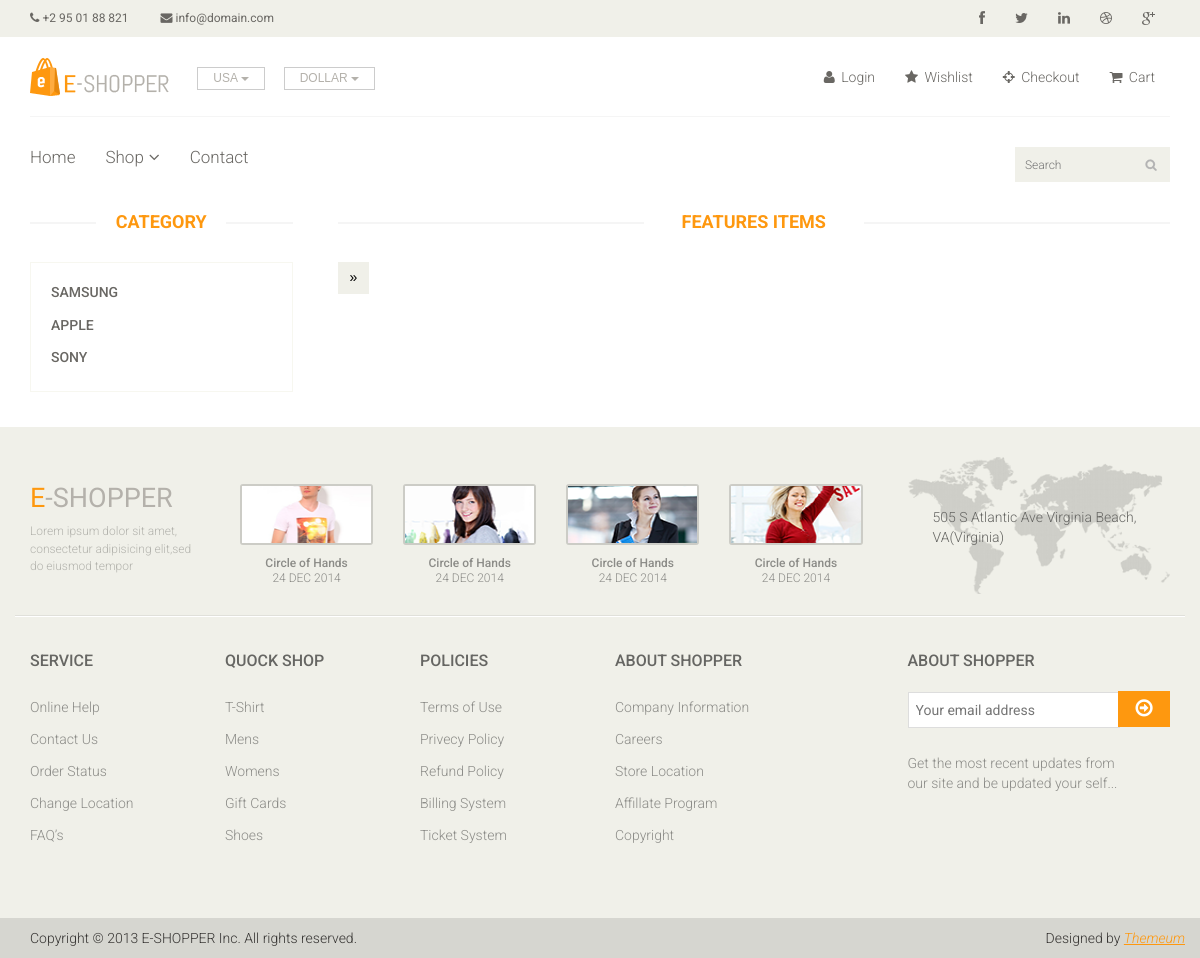
Before: /shop.php?cat=Apple&i=1 with the older database file.
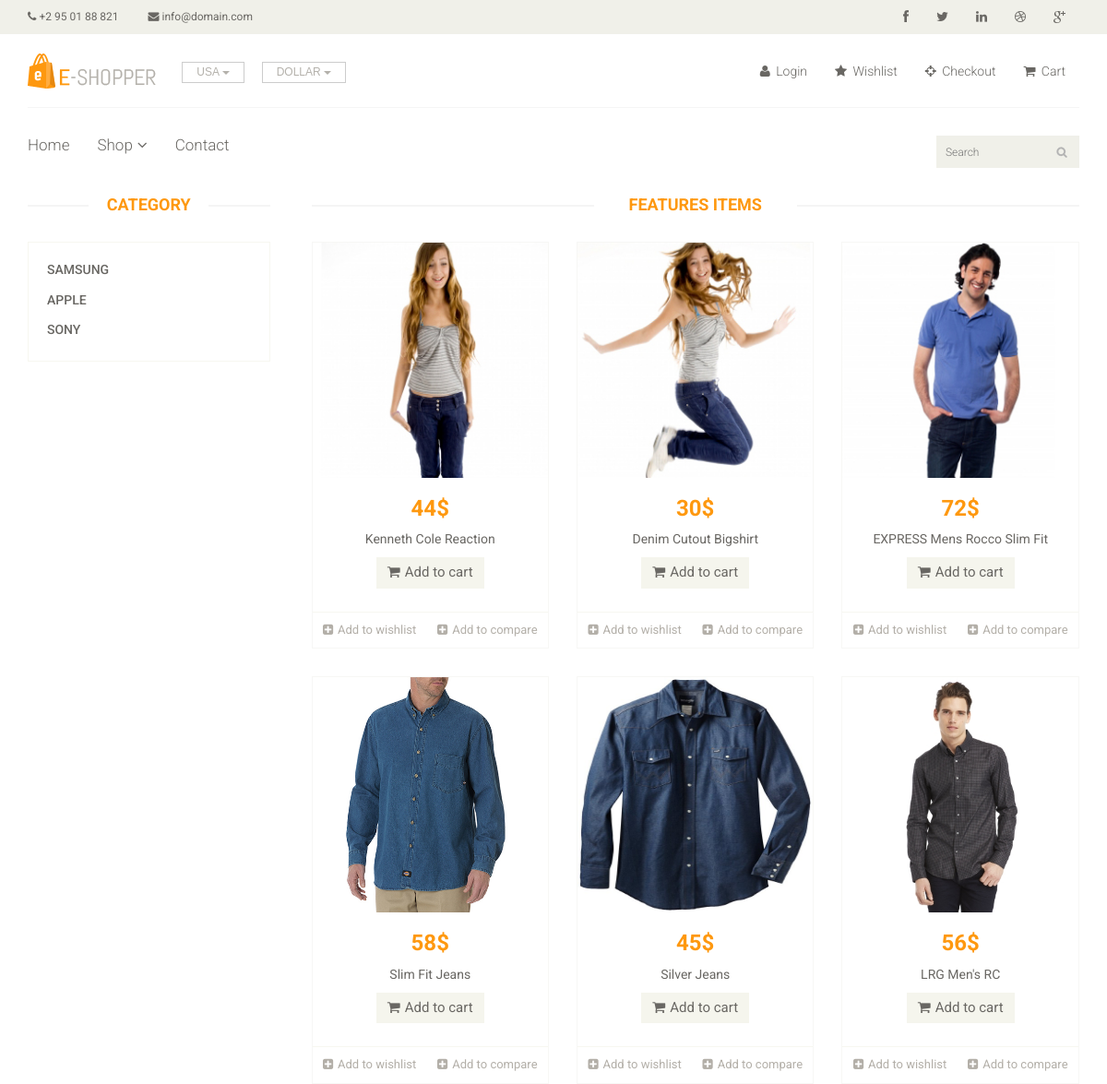
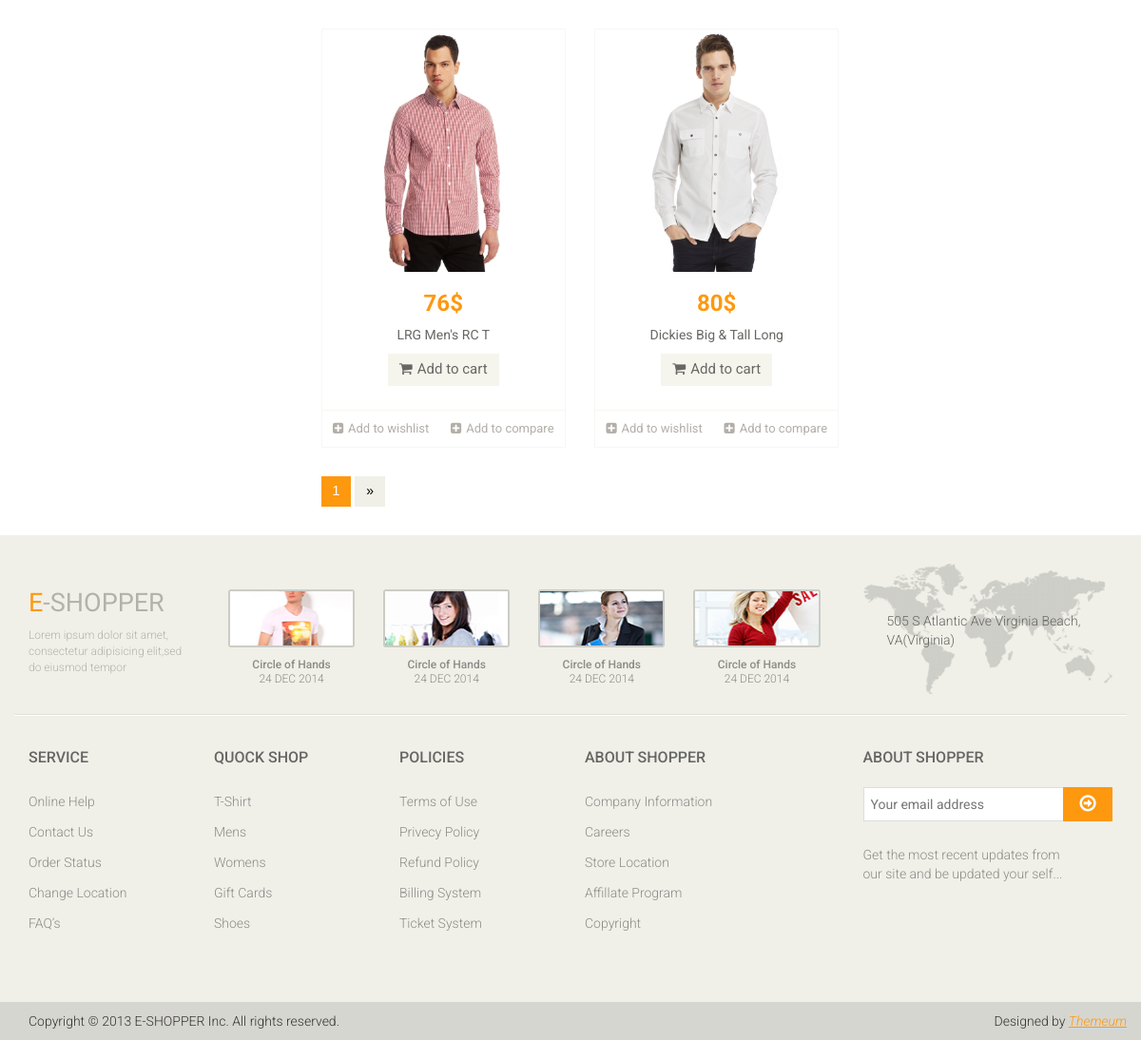
After: the same page with the newer database file (2 pictures, top to bottom).
### tables this page shows
CREATE TABLE IF NOT EXISTS `category` (
  `ID` int(11) NOT NULL,
  `Name` varchar(15) NOT NULL
);

CREATE TABLE IF NOT EXISTS `item` (
  `ID` int(11) NOT NULL,
  `Name` varchar(45) DEFAULT NULL,
  `price` int(11) DEFAULT NULL,
  `image` varchar(100) DEFAULT NULL,
  `category` text NOT NULL
);

### shop.php (the view, shortened to what this page needs)
<?php
        include("header.php");
    ?>
<body>
	<section>
		<div class='container'>
			<div class='row'>
				<?php
                    include("sidebar.php");
                ?>
				<div class='col-sm-9 padding-right'>
					<div class='features_items'>
						<h2 class='title text-center'>Features Items</h2>
						<?php
							$cat = $_REQUEST["cat"];
							if ($cat == "All")
								$sel=mysql_query("select * from item");
							else
								$sel=mysql_query("select * from item where category = '$cat'");
							$arrlength = mysql_numrows($sel);
							$imax = 1;
							if($arrlength% 9==0)
							{
								$imax = $arrlength/12;
							}
							else
							{
								$imax = ($arrlength - $arrlength%12)/12 + 1;
							}
							$ci = $_REQUEST["i"];
							for($x = ($ci-1)*9 ; $x < $arrlength and $x < $ci*9; $x++) {
								echo "
							   <div class='col-sm-4'>
									<div class='product-image-wrapper'>
										<div class='single-products'>
												<div class='productinfo text-center'>
                                                    <a href='product-details.php?index=".mysql_result($sel,$x,"ID")."' >
													   <img src=".mysql_result($sel,$x,"image")." alt='' />
													</a>
                                                    <h2>".mysql_result($sel,$x,"price")."$</h2>
													<p>".mysql_result($sel,$x,"Name")."</p>
													<a href='#' class='btn btn-default add-to-cart'><i class='fa fa-shopping-cart'></i>Add to cart</a>
												</div>
										</div>
										<div class='choose'>
											<ul class='nav nav-pills nav-justified'>
												<li><a href='#'><i class='fa fa-plus-square'></i>Add to wishlist</a></li>
												<li><a href='#'><i class='fa fa-plus-square'></i>Add to compare</a></li>
											</ul>
										</div>
									</div>
								</div>";
							}
                        ?>
						</div>
						<?php
						echo "<div><ul class='pagination'>";
                        for($i = 1; $i<= $imax; $i++ )
                        {
                            if($ci==$i)
                            {
                                echo "<li class='active'><a href='?cat=".$cat."&i=".$i."'>".$i."</a></li>";
                            }
                            else
                            {
                                echo "<li><a href='?cat=".$cat."&i=".$i."''>".$i."</a></li>";
                            }
                        }
                        if($ci >= $imax)
                        {
                            echo "<li><a href='?cat=".$cat."&i=".$imax."''>&raquo;</a></li>";
                        }
                        else
                        {
                            echo "<li><a href='?cat=".$cat."&i=".($ci+1)."''>&raquo;</a></li>";
                        }
						echo "</ul></div>";
                        ?>
				</div>
			</div>
		</div>
	</section>
</body>
<?php
	include("footer.php");
?>

### sidebar.php (shortened to what this page needs)
<div class='col-sm-3'>
	<div class='left-sidebar'>
		<h2>Category</h2>
		<div class='panel-group category-products' id='accordian'>
			<?php
				$sel = mysql_query("select * from category");
				while($arr=mysql_fetch_array($sel))
				{
					echo "
						<div class='panel panel-default'>
							<div class='panel-heading'>
								<h4 class='panel-title'><a href='shop.php?cat=".$arr["Name"]."&i=1'>".$arr["Name"]."</a></h4>
							</div>
						</div>
					";
				}
			?>
		</div>
	</div>
</div>

Changed rows visible on the page:
now on this page (row edited): item: image (picture), price "44", Name "Kenneth Cole Reaction"
now on this page (row edited): item: image (picture), price "30", Name "Denim Cutout Bigshirt"
now on this page (row edited): item: image (picture), price "72", Name "EXPRESS Mens Rocco Slim Fit"
now on this page (row edited): item: image (picture), price "58", Name "Slim Fit Jeans"
now on this page (row edited): item: image (picture), price "45", Name "Silver Jeans"
now on this page (row edited): item: image (picture), price "56", Name "LRG Men's RC"
now on this page (row edited): item: image (picture), price "76", Name "LRG Men's RC T"
now on this page (row edited): item: image (picture), price "80", Name "Dickies Big & Tall Long"
Other visible differences:
new list line: "1"
